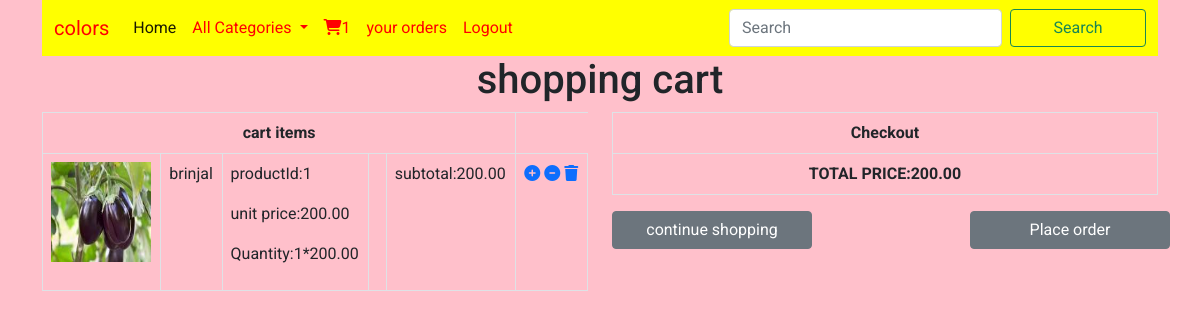
/cart/cartview (signed in), run on the app's committed database.
### cart/models.py (models this page shows, shortened)
class Cart(models.Model):
         user = models.ForeignKey(User, on_delete=models.CASCADE)
         products=models.ForeignKey(Product,on_delete=models.CASCADE)
         quantity=models.IntegerField(default=1)
         date_added=models.DateField(auto_now_add=True)
         active=models.BooleanField(default=True)
         def subtotal(self):
             return self.quantity*self.products.price

### shop/models.py (models this page shows, shortened)
class Product(models.Model):
    name=models.CharField(max_length=250,unique=True)
    slug = models.SlugField(max_length=250, unique=True)
    description = models.TextField(blank=True)
    price=models.DecimalField(max_digits=10,decimal_places=2)
    category=models.ForeignKey(Category,on_delete=models.CASCADE)
    image=models.ImageField(upload_to='image/products',null=True,blank=True)
    stock=models.IntegerField()
    available=models.BooleanField(default=True)
    created=models.DateTimeField(auto_now_add=True)
    updated=models.DateTimeField(auto_now=True)

### cart/views.py (the view)
# urls.py: path('cartview',views.cartview,name="cartview"),
@login_required
def cartview(request):
    total=0
    user=request.user
    try:
        cart=Cart.objects.filter(user=user)
        for i in cart:
             total+=i.quantity*i.products.price
    except Cart.DoesNotExist:
        pass
    return render(request,'cart.html',{'cart':cart, 'total':total})

### cart/context_processors.py (called while the page is built)
def counter(request):
    item_count=0
    if request.user.is_authenticated:
        user=request.user
        try:
            cart=Cart.objects.filter(user=user)
            for i in cart:
                item_count+=i.quantity
        except:
            item_count=0
    return {'item_count':item_count}

### shop/context_processors.py (called while the page is built)
def menu_links(request):
    links=Category.objects.all()
    return{'links':links}

### templates/cart.html (shortened to what this page needs)
{% extends 'base.html' %}
{% load static %}
{% block content %}
<div class="container" style="margin-bottom:100px;">
    {% if not cart %}
<div>
<h1 class="text-center">cart is empty</h1>
<strong><a href="{% url 'shop:allprodcat' %}">continue shoping</a></strong>
</div>
    {% else %}
    <div class="row">
        <h1 class="text-center">shopping cart</h1>
        <div class="col-sm-6">
            <table class="table table-bordered">
                <tr>
                    <th colspan="5" class="text-center"> cart items </th> </tr>
                     {% for i in cart %}
                <tr>
                    <td><img src="{{i.products.image.url}}" height="100px" width="100px"></td>
                    <td>{{i.products.name}}</td>
                     <td><p>productId:{{i.products.id}}</p>
                         <p>unit price:{{i.products.price}}</p>
                         <p>Quantity:{{i.quantity}}*{{i.products.price}}</p>
                     </td>
                    <td></td>
                    <td>subtotal:{{i.subtotal}}</td>
                    <td>
                        {% if i.quantity < i.products.stock %}
                        <a href="{% url 'cart:add_cart' i.products.id %}"><i class="fa-solid fa-circle-plus"></i></a>
                        <a href="{% url 'cart:cart_remove' i.products.id %}"><i class="fa-solid fa-circle-minus"></i></a>
                        <a href="{% url 'cart:full_remove' i.products.id %}"><i class="fa fa-trash"></i></a>
                         {% else %}
                         <a href="{% url 'cart:cart_remove' i.products.id %}"><i class="fa-solid fa-circle-minus"></i></a>
                         <a href="{% url 'cart:full_remove' i.products.id %}"><i class="fa fa-trash"></i></a>
                          {% endif %}
                    </td>
                </tr>{% endfor %}</table></div>
        <div style="position:relative"     class="col-sm-6"><table class="table table-bordered">
            <tr> <th colspan="5" class="text-center">Checkout</th></tr>
            <tr><th class="text-center">TOTAL PRICE:{{total}}</th></tr>
        </table>
            <a href="{% url 'shop:allprodcat' %}" class="btn btn-secondary">continue shopping</a>
            <a href="{% url 'cart:orderform' %}" style="position:absolute;right:0" class="btn btn-secondary">Place order</a></div>
    </div>
</div>
{% endif %}
{% endblock %}

### static/css/custom.css (style rules this page uses)
body { background-color:pink; font-family: 'Roboto', sans-serif; }
.btn { width:200px; }

### data on the page
Cart: products.image (picture), products.name "brinjal", products.id "1", products.price "200.00", quantity "1", subtotal "200.00"

### other printed values
{{ item_count }} "1"
{{ total }} "200.00"
